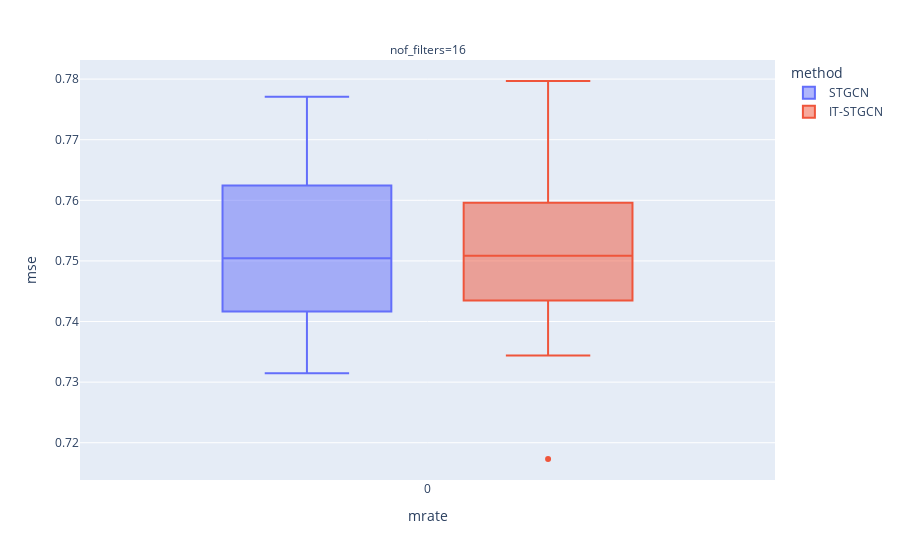

Write notebook code for a chart like this one.
### Markdown cell above
## Baseline

### Code cell
data.query("method!='GNAR' and mrate ==0 ").plot.box(backend='plotly',x='mrate',color='method',y='mse',facet_col='nof_filters',height=600)

### Figure 1 — Plotly figure (JSON) as saved in the notebook; plotly's stock layout.template omitted (floating-point values rounded to 4 significant figures)
{"data": [{"alignmentgroup": "True", "hovertemplate": "method=STGCN<br>nof_filters=16<br>mrate=%{x}<br>mse=%{y}<extra></extra>", "legendgroup": "STGCN", "marker": {"color": "#636efa"}, "name": "STGCN", "notched": false, "offsetgroup": "STGCN", "orientation": "v", "showlegend": true, "type": "box", "x": [0, 0, 0, 0, 0, 0, 0, 0, 0, 0, 0, 0, 0, 0, 0, 0, 0, 0, 0, 0, 0, 0, 0, 0, 0, 0, 0, 0, 0, 0], "x0": " ", "xaxis": "x", "y": [0.7407, 0.7448, 0.7637, 0.7387, 0.7436, 0.7452, 0.7407, 0.7559, 0.7686, 0.7417, 0.7679, 0.7449, 0.7565, 0.7405, 0.737, 0.7708, 0.7469, 0.7518, 0.7428, 0.7718, 0.759, 0.7624, 0.7771, 0.7571, 0.7315, 0.7675, 0.7491, 0.7521, 0.7576, 0.7411], "y0": " ", "yaxis": "y"}, {"alignmentgroup": "True", "hovertemplate": "method=IT-STGCN<br>nof_filters=16<br>mrate=%{x}<br>mse=%{y}<extra></extra>", "legendgroup": "IT-STGCN", "marker": {"color": "#EF553B"}, "name": "IT-STGCN", "notched": false, "offsetgroup": "IT-STGCN", "orientation": "v", "showlegend": true, "type": "box", "x": [0, 0, 0, 0, 0, 0, 0, 0, 0, 0, 0, 0, 0, 0, 0, 0, 0, 0, 0, 0, 0, 0, 0, 0, 0, 0, 0, 0, 0, 0], "x0": " ", "xaxis": "x", "y": [0.7441, 0.7698, 0.7576, 0.7494, 0.75, 0.7596, 0.7484, 0.7624, 0.7173, 0.7485, 0.7366, 0.7745, 0.7681, 0.7435, 0.758, 0.7361, 0.74, 0.7449, 0.7715, 0.7523, 0.7518, 0.7396, 0.7427, 0.7581, 0.7797, 0.7619, 0.7344, 0.7565, 0.7543, 0.7468], "y0": " ", "yaxis": "y"}], "layout": {"annotations": [{"font": {}, "showarrow": false, "text": "nof_filters=16", "x": 0.5, "xanchor": "center", "xref": "paper", "y": 1, "yanchor": "bottom", "yref": "paper"}], "autosize": true, "boxmode": "group", "legend": {"title": {"text": "method"}, "tracegroupgap": 0}, "margin": {"t": 60}, "xaxis": {"anchor": "y", "autorange": true, "domain": [0, 1], "range": [-0.5017, 0.5017], "title": {"text": "mrate"}, "type": "linear"}, "yaxis": {"anchor": "x", "autorange": true, "domain": [0, 1], "range": [0.7139, 0.7832], "title": {"text": "mse"}, "type": "linear"}}}
